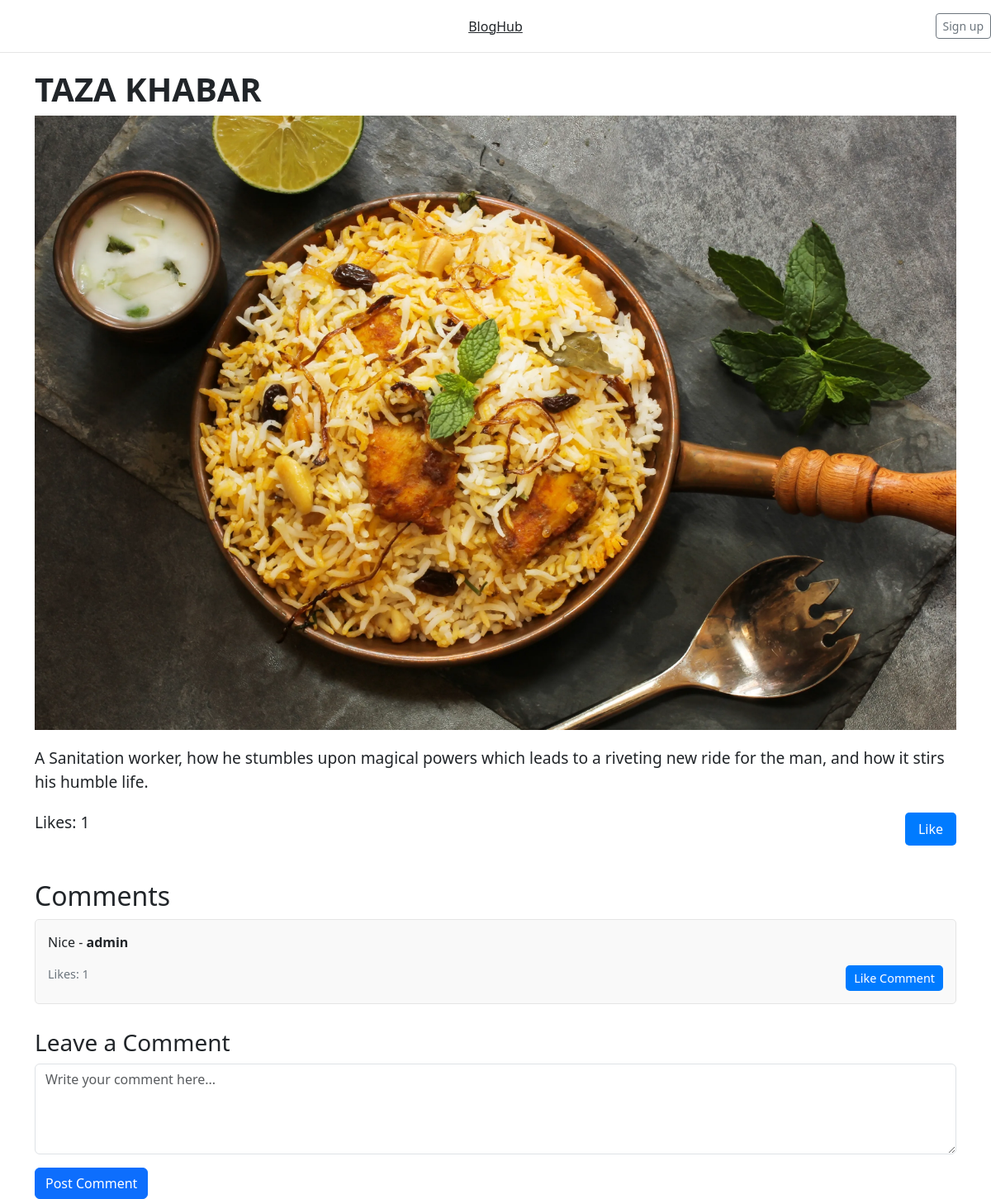
Screenshot of /blog/taza-khabar/ (signed in) with the database file from the repository.
### blog/models.py (models this page shows, shortened)
class Blog(models.Model):
    title = models.CharField(max_length=255, null=True, blank=True)
    content = models.TextField()
    slug = models.SlugField(unique=True, blank=True)
    image = models.ImageField(upload_to='blog_images/', blank=True, null=True)
    tags = models.CharField(max_length=100, blank=True, null=True)
    likes = models.ManyToManyField(User, related_name='liked_blogs', blank=True)
    def total_likes(self):
        return self.likes.count()

class Comment(models.Model):
    blog = models.ForeignKey(Blog, on_delete=models.CASCADE, related_name='comments')
    user = models.ForeignKey(User, on_delete=models.CASCADE)
    content = models.TextField()
    created_at = models.DateTimeField(auto_now_add=True)
    likes = models.ManyToManyField(User, related_name='liked_comments', blank=True)
    def total_likes(self):
        return self.likes.count()

### blog/views.py (the view)
# urls.py: path('blog/<slug:slug>/', views.blog_detail, name='blog_detail'),
@login_required
def blog_detail(request, slug):
    blog = get_object_or_404(Blog, slug=slug)
    comments = blog.comments.all()
    return render(request, 'blog_detail.html', {'blog': blog, 'comments': comments})

### blog/templates/blog_detail.html (shortened to what this page needs)
{% load static %}
<!DOCTYPE html>
<html lang="en">
<head>
    <link href="https://cdn.jsdelivr.net/npm/bootstrap@5.3.0-alpha1/dist/css/bootstrap.min.css" rel="stylesheet">
</head>
<body>
<header class="blog-header py-3">
    <div class="row flex-nowrap justify-content-between align-items-center">
        <div class="col-4 pt-1">
        </div>
        <div class="col-4 text-center">
            <a class="blog-header-logo text-dark" href="#">BlogHub</a>
        </div>
        <div class="col-4 d-flex justify-content-end align-items-center">
            <a class="btn btn-sm btn-outline-secondary" href="#">Sign up</a>
        </div>
    </div>
</header>
<div class="container">
    <div class="blog-content">
        <h1 class="blog-title">{{ blog.title }}</h1>
        {% if blog.image %}
            <img src="{{ blog.image.url }}" alt="Blog Image" class="blog-image">
        {% endif %}
        <p>{{ blog.content }}</p>
        <div class="like-section">
            <p>Likes: {{ blog.total_likes }}</p>
            <form method="POST" action="{% url 'like_blog' blog.slug %}">
                {% if user.is_authenticated %}
                    {% if user in blog.likes.all %}
                        <button type="submit">Unlike</button>
                    {% else %}
                        <button type="submit">Like</button>
                    {% endif %}
                {% else %}
                    <p><a href="{% url 'login' %}">Login</a> to like this blog.</p>
                {% endif %}
            </form>
        </div>
    </div>
    <div class="comment-section">
        <h2>Comments</h2>
        {% for comment in comments %}
        <div class="comment">
            <p>{{ comment.content }} - <strong>{{ comment.user.username }}</strong></p>
            <div class="d-flex justify-content-between">
                <span class="comment-likes">Likes: {{ comment.total_likes }}</span>
                <form method="POST" action="{% url 'like_comment' comment.id %}">
                    {% if user.is_authenticated %}
                        {% if user in comment.likes.all %}
                            <button type="submit">Unlike Comment</button>
                        {% else %}
                            <button type="submit">Like Comment</button>
                        {% endif %}
                    {% else %}
                        <p><a href="{% url 'login' %}">Login</a> to like this comment.</p>
                    {% endif %}
                </form>
            </div>
        </div>
        {% empty %}
        <p>No comments yet. Be the first to comment!</p>
        {% endfor %}
    </div>
    <div class="comment-form">
        <h3>Leave a Comment</h3>
        <form method="POST" action="{% url 'add_comment' blog.slug %}">
            <textarea name="content" rows="4" class="form-control mb-3" placeholder="Write your comment here..." required></textarea>
            <button type="submit" class="btn btn-primary">Post Comment</button>
        </form>
    </div>
</div>
</body>
</html>

### blog/templates/blog_detail.html (style rules this page uses)
.blog-header { border-bottom: 1px solid #e5e5e5; }
.blog-title { font-size: 2.5rem; font-weight: 700; }
.blog-content { margin-top: 20px; font-size: 1.2rem; }
.blog-image { max-width: 100%; height: auto; margin-bottom: 20px; }
.like-section { display: flex; justify-content: space-between; align-items: center; margin-top: 20px; }
.like-section button { background-color: #007bff; border: none; color: white; padding: 8px 16px; text-align: center; font-size: 1rem; cursor: pointer; border-radius: 5px; }
.comment-section { margin-top: 40px; }
.comment { padding: 15px; border: 1px solid #e5e5e5; border-radius: 5px; margin-bottom: 15px; background-color: #f9f9f9; }
.comment .comment-likes { font-size: 0.9rem; color: #6c757d; }
.comment button { background-color: #007bff; border: none; color: white; padding: 5px 10px; text-align: center; font-size: 0.9rem; cursor: pointer; border-radius: 5px; }
.comment-form { margin-top: 30px; }

### rows the page displays
Blog: title "TAZA KHABAR", image (picture), content "A Sanitation worker, how he stumbles upon magical powers which leads to a riveting new ride for the man, and how it stirs his humble life.", total_likes "1"
Comment: content "Nice", user.username "admin", total_likes "1", shows "Like Comment"
